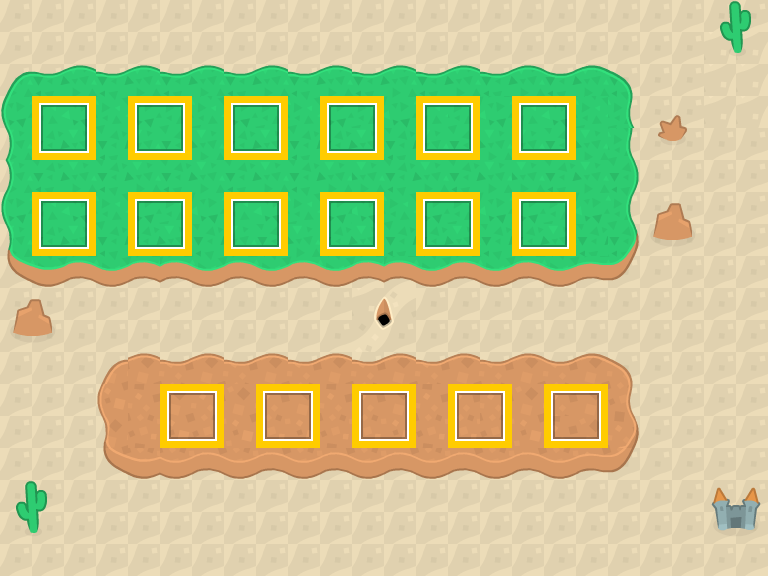

A 2D game scene composited from a Tiled map and its tileset images. What follows is a short description and the map's XML, with every tile layer's data as written:
An orthogonal 24x18 tile map with 32x32 px tiles, 3 tile layers (Tile Layer 2, Tile Layer 1, Tile Layer 3).

<map version="1.2" tiledversion="1.3.1" orientation="orthogonal" renderorder="right-down" compressionlevel="0" width="24" height="18" tilewidth="32" tileheight="32" infinite="0" nextlayerid="5" nextobjectid="1">
 <tileset firstgid="1" name="tile" tilewidth="32" tileheight="32" tilecount="816" columns="34">
  <image source="mapPack_tilesheet.png" width="1088" height="768" />
 </tileset>
 <layer id="2" name="Tile Layer 2" width="24" height="18" locked="1">
  <data encoding="csv">
7,7,7,7,7,7,7,7,7,7,7,7,7,7,7,7,7,7,7,7,7,7,7,7,
7,7,7,7,7,7,7,7,7,7,7,7,7,7,7,7,7,7,7,7,7,7,110,110,
7,7,7,7,7,7,7,7,7,7,7,7,7,7,7,7,7,7,7,7,7,7,110,110,
7,7,7,7,7,7,7,7,7,7,7,7,7,7,7,7,7,7,7,7,7,7,110,110,
7,7,7,7,7,7,7,7,7,7,7,7,7,7,7,7,7,7,7,7,7,7,7,7,
7,7,7,7,7,7,7,7,7,7,7,7,7,7,7,7,7,7,7,7,7,7,7,7,
7,7,7,7,7,7,7,7,7,7,7,7,7,7,7,7,7,7,7,7,7,7,7,7,
7,7,7,7,7,7,7,7,7,7,7,7,7,7,7,7,7,7,7,7,7,7,7,7,
7,7,7,7,7,7,7,7,7,7,7,7,7,7,7,7,7,7,7,7,7,7,7,7,
7,7,7,7,7,7,7,7,7,7,7,42,43,7,7,7,7,7,7,7,7,7,7,7,
7,7,7,7,7,7,7,7,7,7,7,76,77,7,7,7,7,7,7,7,7,7,7,7,
7,7,7,7,7,7,7,7,7,7,7,7,7,7,7,7,7,7,7,7,7,7,7,7,
7,7,7,7,7,7,7,7,7,7,7,7,7,7,7,7,7,7,7,7,7,7,7,7,
7,7,7,7,7,7,7,7,7,7,7,7,7,7,7,7,7,7,7,7,7,7,7,7,
7,7,7,7,7,7,7,7,7,7,7,7,7,7,7,7,7,7,7,7,7,7,7,7,
7,7,7,7,7,7,7,7,7,7,7,7,7,7,7,7,7,7,7,7,7,7,7,7,
7,7,7,7,7,7,7,7,7,7,7,7,7,7,7,7,7,7,7,7,7,7,7,7,
7,7,7,7,7,7,7,7,7,7,7,7,7,7,7,7,7,7,7,7,7,7,7,7
</data>
 </layer>
 <layer id="1" name="Tile Layer 1" width="24" height="18" locked="1">
  <data encoding="csv">
0,0,0,0,0,0,0,0,0,0,0,0,0,0,0,0,0,0,0,0,0,0,145,146,
0,0,0,0,0,0,0,0,0,0,0,0,0,0,0,0,0,0,0,0,0,0,179,180,
11,12,13,12,13,12,13,12,13,12,13,12,13,12,13,12,13,14,15,16,0,0,0,0,
45,46,47,46,47,48,46,47,48,46,47,46,47,48,46,47,46,47,48,50,143,144,0,0,
79,80,81,82,83,80,81,80,81,82,80,81,80,81,82,83,81,82,83,50,177,178,0,0,
79,80,81,82,83,82,83,80,81,82,83,83,82,83,82,83,81,82,83,84,0,0,0,0,
113,114,115,116,117,116,117,114,115,116,117,117,116,117,116,117,115,116,117,118,211,212,0,0,
147,80,81,82,80,81,80,81,80,81,80,81,82,80,81,80,80,81,82,220,245,246,0,0,
249,250,251,252,251,251,252,251,252,251,252,251,251,252,251,252,251,252,253,254,0,0,0,0,
211,212,0,0,0,0,0,0,0,0,0,0,0,0,0,0,0,0,0,0,0,0,0,0,
245,246,0,0,0,0,0,0,0,0,0,0,0,0,0,0,0,0,0,0,0,0,0,0,
0,0,0,283,285,284,285,284,285,284,285,284,285,284,285,284,285,286,287,288,0,0,0,0,
0,0,0,385,352,353,354,355,352,353,352,352,353,352,352,352,353,354,355,322,0,0,0,0,
0,0,0,419,386,387,388,389,386,387,386,386,387,386,386,386,387,422,423,424,0,0,0,0,
0,0,0,521,522,524,523,524,523,524,523,524,523,524,523,524,523,524,525,526,0,0,0,0,
145,146,0,0,0,0,0,0,0,0,0,0,0,0,0,0,0,0,0,0,0,0,427,428,
179,180,0,0,0,0,0,0,0,0,0,0,0,0,0,0,0,0,0,0,0,0,461,462,
0,0,0,0,0,0,0,0,0,0,0,0,0,0,0,0,0,0,0,0,0,0,0,0
</data>
 </layer>
 <layer id="4" name="Tile Layer 3" width="24" height="18">
  <data encoding="csv">
0,0,0,0,0,0,0,0,0,0,0,0,0,0,0,0,0,0,0,0,0,0,0,0,
0,0,0,0,0,0,0,0,0,0,0,0,0,0,0,0,0,0,0,0,0,0,0,0,
0,0,0,0,0,0,0,0,0,0,0,0,0,0,0,0,0,0,0,0,0,0,0,0,
0,584,585,0,584,585,0,584,585,0,584,585,0,584,585,0,584,585,0,0,0,0,0,0,
0,618,619,0,618,619,0,618,619,0,618,619,0,618,619,0,618,619,0,0,0,0,0,0,
0,0,0,0,0,0,0,0,0,0,0,0,0,0,0,0,0,0,0,0,0,0,0,0,
0,584,585,0,584,585,0,584,585,0,584,585,0,584,585,0,584,585,0,0,0,0,0,0,
0,618,619,0,618,619,0,618,619,0,618,619,0,618,619,0,618,619,0,0,0,0,0,0,
0,0,0,0,0,0,0,0,0,0,0,0,0,0,0,0,0,0,0,0,0,0,0,0,
0,0,0,0,0,0,0,0,0,0,0,0,0,0,0,0,0,0,0,0,0,0,0,0,
0,0,0,0,0,0,0,0,0,0,0,0,0,0,0,0,0,0,0,0,0,0,0,0,
0,0,0,0,0,0,0,0,0,0,0,0,0,0,0,0,0,0,0,0,0,0,0,0,
0,0,0,0,0,584,585,0,584,585,0,584,585,0,584,585,0,584,585,0,0,0,0,0,
0,0,0,0,0,618,619,0,618,619,0,618,619,0,618,619,0,618,619,0,0,0,0,0,
0,0,0,0,0,0,0,0,0,0,0,0,0,0,0,0,0,0,0,0,0,0,0,0,
0,0,0,0,0,0,0,0,0,0,0,0,0,0,0,0,0,0,0,0,0,0,0,0,
0,0,0,0,0,0,0,0,0,0,0,0,0,0,0,0,0,0,0,0,0,0,0,0,
0,0,0,0,0,0,0,0,0,0,0,0,0,0,0,0,0,0,0,0,0,0,0,0
</data>
 </layer>
</map>
